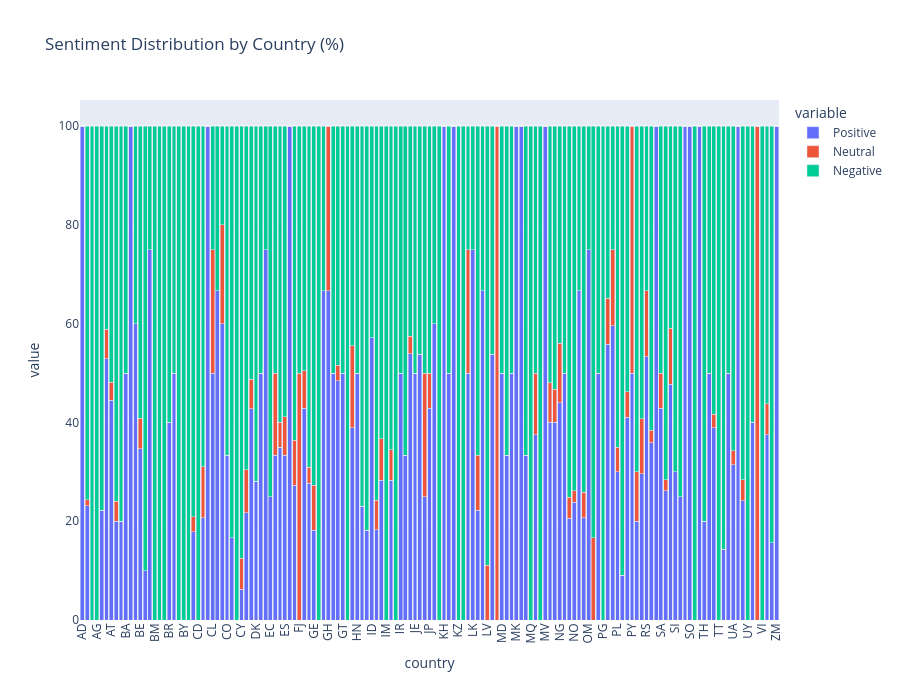

The notebook cell saved with this chart:
### Markdown cell above
Suriname, U.S. Virgin Islands, Belarus and Belize are amongst the countries with 100% negative reviews.

### Code cell
fig = px.bar(country_sentiment_pct.reset_index(), x="country", y=["Positive", "Neutral", "Negative"], title="Sentiment Distribution by Country (%)", barmode="stack")

fig.update_layout(xaxis_tickangle=-90, height=700)

fig.show()

### Figure 1 — Plotly figure (JSON) as saved in the notebook; plotly's stock layout.template omitted (floating-point values rounded to 4 significant figures; data arrays with more than 128 entries replaced by an {"elided": "..."} marker saying what was removed)
{"data": [{"hovertemplate": "variable=Positive<br>country=%{x}<br>value=%{y}<extra></extra>", "legendgroup": "Positive", "marker": {"color": "#636efa", "pattern": {"shape": ""}}, "name": "Positive", "orientation": "v", "showlegend": true, "textposition": "auto", "type": "bar", "x": {"elided": "145 str values"}, "xaxis": "x", "y": {"elided": "145 float values"}, "yaxis": "y"}, {"hovertemplate": "variable=Neutral<br>country=%{x}<br>value=%{y}<extra></extra>", "legendgroup": "Neutral", "marker": {"color": "#EF553B", "pattern": {"shape": ""}}, "name": "Neutral", "orientation": "v", "showlegend": true, "textposition": "auto", "type": "bar", "x": {"elided": "145 str values"}, "xaxis": "x", "y": {"elided": "145 float values"}, "yaxis": "y"}, {"hovertemplate": "variable=Negative<br>country=%{x}<br>value=%{y}<extra></extra>", "legendgroup": "Negative", "marker": {"color": "#00cc96", "pattern": {"shape": ""}}, "name": "Negative", "orientation": "v", "showlegend": true, "textposition": "auto", "type": "bar", "x": {"elided": "145 str values"}, "xaxis": "x", "y": {"elided": "145 float values"}, "yaxis": "y"}], "layout": {"barmode": "stack", "height": 700, "legend": {"title": {"text": "variable"}, "tracegroupgap": 0}, "title": {"text": "Sentiment Distribution by Country (%)"}, "xaxis": {"anchor": "y", "domain": [0, 1], "tickangle": -90, "title": {"text": "country"}}, "yaxis": {"anchor": "x", "domain": [0, 1], "title": {"text": "value"}}}}
